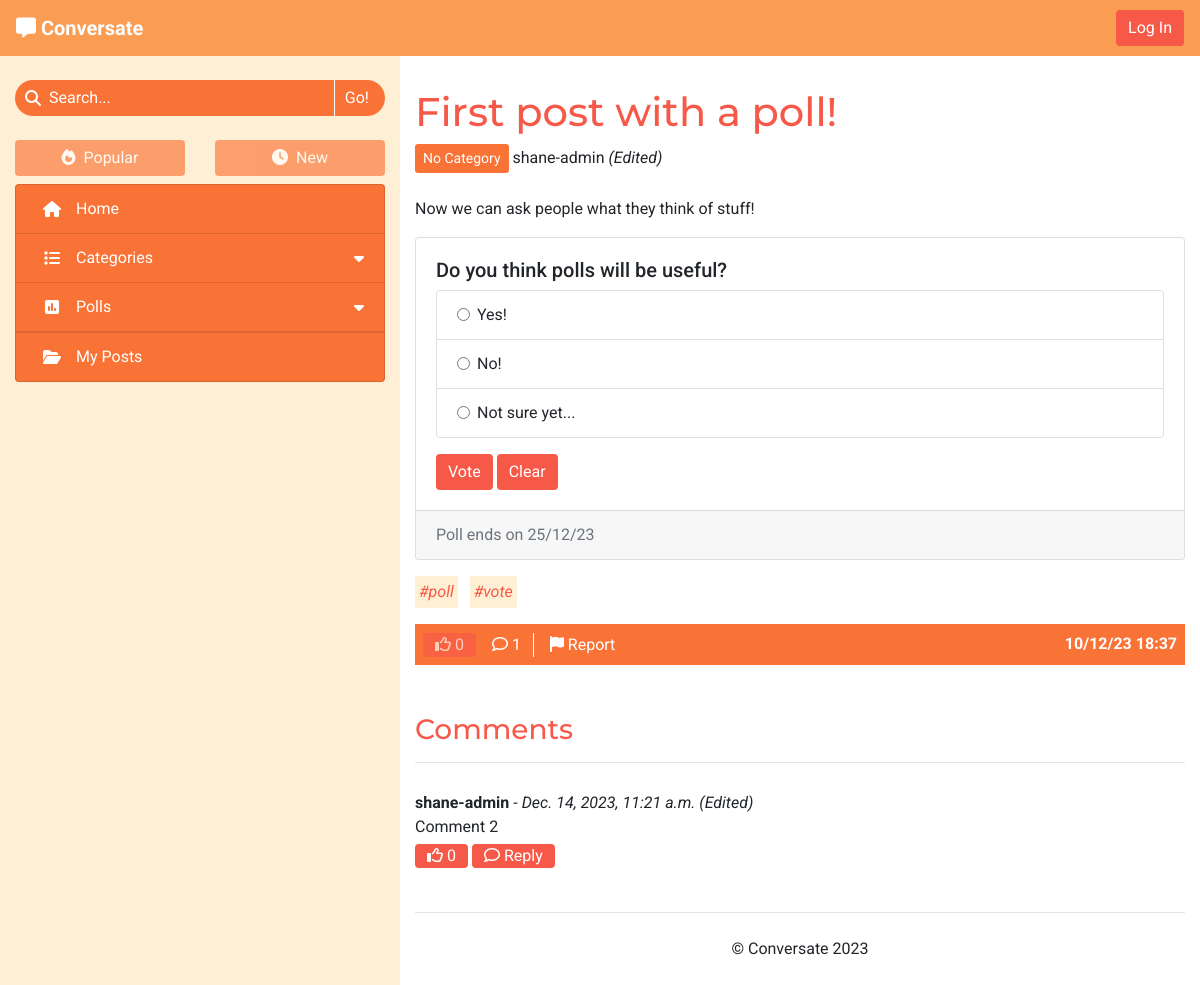
Page /no-category-VKHONUV9-first-post-with-a-poll/ on the committed database.
### forum/models.py (models this page shows, shortened)
class Post(models.Model):
    title = models.CharField(max_length=100)
    slug = models.SlugField(max_length=100, unique=True)
    category = models.ForeignKey(Category, on_delete=models.CASCADE,
                                 related_name='tagged_posts')
    image = CloudinaryField('image', blank=True)
    image_position = models.IntegerField(blank=True, null=True)
    posted_by = models.ForeignKey(User, on_delete=models.CASCADE,
                                  related_name='added_posts')
    posted_on = models.DateTimeField(auto_now_add=True)
    content = models.TextField()
    tags = models.CharField(max_length=200, blank=True)
    edited = models.BooleanField(default=False)
    likes = models.ManyToManyField(User, related_name='post_likes', blank=True)
    approved = models.BooleanField(default=False)
    class Meta:
        ordering = ['-posted_on']
    def number_of_likes(self):
        return self.likes.count()
    def number_of_comments(self):
        return self.comments.count()
    def tag_list(self):
        tags_separate = self.tags.split('#')
        tags_separate.pop(0)
        return tags_separate

class Category(models.Model):
    name = models.CharField(max_length=30, unique=True)
    slug = models.SlugField(max_length=30, unique=True)
    icon = models.CharField(max_length=30, default="fa-tag")
    def __str__(self):
        return self.name
    def number_of_posts(self):
        return self.tagged_posts.count()

class Poll(models.Model):
    title = models.CharField(max_length=200)
    asked_by = models.ForeignKey(User, on_delete=models.CASCADE)
    due_date = models.DateTimeField()
    post = models.OneToOneField(Post, on_delete=models.CASCADE,
                                related_name='poll', blank=True, null=True)
    class Meta:
        ordering = ['-due_date']
    def has_expired(self):
        current_time = datetime.now().timestamp()
        end_time = self.due_date.timestamp()
        return current_time > end_time

class PollAnswer(models.Model):
    body = models.CharField(max_length=100)
    position = models.IntegerField()
    poll = models.ForeignKey(Poll, related_name='answers',
                             on_delete=models.CASCADE)
    votes = models.ManyToManyField(User, related_name='votes')
    class Meta:
        ordering = ['position']

class Comment(models.Model):
    post = models.ForeignKey(Post, on_delete=models.CASCADE,
                             related_name='comments')
    content = models.TextField()
    posted_by = models.ForeignKey(User, on_delete=models.CASCADE,
                                  related_name='added_comments')
    posted_on = models.DateTimeField(auto_now_add=True)
    reply_to = models.ForeignKey('self', on_delete=models.CASCADE,
                                 related_name='replies', blank=True, null=True)
    edited = models.BooleanField(default=False)
    likes = models.ManyToManyField(User, related_name="comment_likes",
                                   blank=True)
    approved = models.BooleanField(default=False)
    class Meta:
        ordering = ['-posted_on']
    def number_of_likes(self):
        return self.likes.count()
    def number_of_replies(self):
        return self.replies.count()

### forum/views.py (the view)
# urls.py: path('<slug:slug>/', views.ViewPost.as_view(), name='view_post'),
class ViewPost(View):
    def get(self, request, slug):
        post = get_object_or_404(Post, slug=slug)
        comments = post.comments.order_by('-posted_on')
        liked = post.likes.filter(id=request.user.id).exists()
        context = get_base_context(request)
        context.update({
            'post': post,
            'comments': comments,
            'liked': liked,
        })
        return render(request, 'post_details.html', context)

### forum/core/categories.py (called while the page is built)
def get_top_categories(limit=CATEGORY_COLLAPSIBLE_LIMIT):
    categories = list(Category.objects
                      .annotate(num_posts=Count('tagged_posts'))
                      .filter(num_posts__gt=0)
                      .order_by('-num_posts'))
    num_categories = len(categories)
    category_none = Category.objects.get(slug='none')
    if category_none in categories:
        categories.remove(category_none)
    return {
        'num_categories': num_categories,
        'top_categories': categories[:limit],
        'has_more_categories': (len(categories) > limit)
    }

### forum/core/content.py (called while the page is built)
def get_base_context(request):
    context = get_top_categories()
    context['disable_sort'] = True
    return context

### forum/templatetags/template_tags.py (called while the page is built)
@register.simple_tag
def poll_status(poll_id, user_id):
    poll = get_object_or_404(Poll, id=int(poll_id))
    answers = list(poll.answers.all())
    for answer in answers:
        if answer.votes.filter(id=user_id).exists():
            return answer.position
    return -1 if poll.has_expired() else 0

### templates/post_details.html (shortened to what this page needs)
{% extends "base.html" %}
{% load static %}
{% load template_tags %}
{% block content %}
    <h1>{{ post.title }}</h1>
    <a class="btn btn-sm category" href="{% url 'categories' post.category.slug %}">{{ post.category }}</a>
    <span>{{ post.posted_by }}
        {% if post.edited %}
            <em>(Edited)</em>
        {% endif %}
    </span>
    <br><br>
    <div id="post-content" class="mb-3">{{ post.content|safe }}</div>
    {% if post.poll %}
        {% poll_status post.poll.id request.user.id as p_status %}
        <div class="card mb-3">
            <div class="card-body">
                <div class="d-flex justify-content-between mb-2">
                    <h5 class="card-title mb-0">{{ post.poll.title }}</h5>
                </div>
                {% if p_status == 0 and post.posted_by != user %}
                    <form method="POST" class="mt-2" action="{% url 'vote_poll' post.poll.id request.path %}">
                        <ul class="list-group">
                            {% for answer in post.poll.answers.all %}
                                <li class="list-group-item">
                                    <div class="form-check">
                                        <input class="form-check-input" type="radio" name="poll-vote" id="answer-{{ answer.position }}"
                                            value="{{ answer.position }}" required>
                                        <label class="form-check-label" for="answer-{{ answer.position }}">
                                            {{ answer.body }}
                                        </label>
                                    </div>
                                </li>
                            {% endfor %}
                        </ul>
                        <div class="mt-3">
                            <input type="submit" class="btn" value="Vote">
                            <input type="reset" class="btn" value="Clear">
                        </div>
                    </form>
                {% endif %}
            </div>
            <div class="card-footer text-muted">
                {% with post.poll.due_date|date:"d/m/y" as end_date %}
                {% if post.poll.has_expired %}Poll ended {{ end_date }}
                {% else %}Poll ends on {{ end_date }}
                {% endif %}
                {% endwith %}
            </div>
        </div>
    {% endif %}
    {% if post.tags %}
        <div id="post-tags">
            {% for tag in post.tag_list %}
                <a class="tag-list-item mr-2 mb-2 p-1 anchor-no-style" href="{% url 'search_tag' tag %}">
                    <em>#{{ tag }}</em>
                </a>
            {% endfor %}
        </div>
    {% endif %}
    <div id="post-footer" class="d-flex justify-content-between mt-2">
        <div class="post-footer-buttons">
            {% if user.is_authenticated %}
            <form class="d-inline" method="POST" action="{% url 'like_post' post.slug %}">
                {% csrf_token %}
                {% if liked %}
                    <button type="submit" class="btn py-0 line-separate" aria-label="Unlike this post">
                        <i class="fa-solid fa-thumbs-up"></i>
                {% else %}
                    <button type="submit" class="btn py-0 line-separate" aria-label="Like this post">
                        <i class="fa-regular fa-thumbs-up"></i>
                {% endif %}
                    {{ post.number_of_likes }}
                </button>
            </form>
            {% else %}
                <span class="btn disabled py-0" aria-disabled="true">
                    <i class="fa-regular fa-thumbs-up"></i>
                    {{ post.number_of_likes }}
                </span>
            {% endif %}
            {% if user.is_authenticated %}
                <a class="btn py-0 line-separate" href="#post-comment" aria-label="Post a comment">
            {% else %}
                <a class="btn py-0 line-separate" href="#comments" aria-label="View the post's comments">
            {% endif %}
                <i class="fa-regular fa-comment"></i>
                {{ post.number_of_comments }}
            </a>
            {% if user == post.posted_by %}
                <a class="btn py-0 line-separate" href="{% url 'edit_post' post.id %}" aria-label="Edit this post">
                    <i class="fa-solid fa-pen"></i>
                    Edit
                </a>
                <button class="btn py-0 trigger-delete-post" aria-label="Delete this post" data-url="{% url 'delete_post' post.slug %}">
                    <i class="fa-solid fa-trash"></i>
                    Delete
                </button>
            {% else %}
                <button class="btn py-0 trigger-report-post" aria-label="Report this post"
                    data-url="{% url 'report_post' post.slug %}">
                    <i class="fa-solid fa-flag"></i>
                    Report
                </button>
            {% endif %}
        </div>
        <div class="center-to-container">
            <strong>{{ post.posted_on|date:"d/m/y G:i" }}</strong>
        </div>
    </div>
    <br>
    <br>
    <div id="comments" class="accordion">
        {% if comments %}
            <h3>Comments</h3>
            <hr>
            {% for comment in comments %}
                {% if comment.reply_to %}
                <div id="comment-{{ comment.id }}" data-timestamp="{{ comment.posted_on.timestamp }}"
                    data-reply-to="{{ comment.reply_to.id }}" class="comment reply ml-3 ml-sm-4 ml-lg-5 py-3 d-none">
                {% else %}
                <div id="comment-{{ comment.id }}" class="comment my-4 py-1">
                {% endif %}
                    <div class="comment-header">
                        <strong>{{ comment.posted_by }}</strong> -
                        <em>{{ comment.posted_on }}
                            {% if comment.edited %}
                                (Edited)
                            {% endif %}
                        </em>
                    </div>
                    <div class="comment-body">
                        <p class="mb-1 comment-text">{{ comment.content }}</p>
                        <form method="POST" class="d-inline" action="{% url 'like_comment' comment.id %}">
                            {% if user in comment.likes.all %}
                            <button type="submit" class="btn btn-small py-0">
                                <i class="fa-solid fa-thumbs-up"></i>
                            {% else %}
                            <button type="submit" class="btn btn-small py-0">
                                <i class="fa-regular fa-thumbs-up"></i>
                            {% endif %}
                                {{ comment.number_of_likes }}
                            </button>
                        </form>
                        <button class="btn btn-small py-0" type="button" data-toggle="collapse"
                            data-target="#reply-toggle-{{ comment.id }}" aria-expanded="false" aria-controls="reply-toggle-{{ comment.id }}">
                            <i class="fa-regular fa-comment"></i>
                            Reply
                        </button>
                    </div>
                </div>
            {% endfor %}
        {% endif %}
    </div>
{% endblock %}

### static/css/style.css (style rules this page uses)
* { font-family: 'Roboto', sans-serif; }
h1, h2, h3 { font-family: 'Montserrat', sans-serif; }
.anchor-no-style, .anchor-no-style:hover { text-decoration: none; }
a, h1, h2, h3 { color: #f75949; }
.btn { background-color: #f75949; border: none; color: white; }
.center-to-container { display: flex; align-items: center; justify-content: center; }
.line-separate { border-radius: 0; border-right: 1px solid white; }
#main-page { background-color: #FFEFD4; }
.category { background-color: #FA7336; color: white; }
#post-footer { background-color: #FA7336; padding: 8px; color: white; }
#post-footer button, #post-footer a { background: none; }
.tag-list-item { display: inline-block; background-color: #FFEFD4; }

### rows in the picture
Post: title "First post with a poll!", category "No Category", posted_by "shane-admin", content "Now we can ask people what they think of stuff!", poll "Do you think polls will be useful?", number_of_likes "0", number_of_comments "1", posted_on "10/12/23 18:37"
PollAnswer: body "Yes!"
PollAnswer: body "No!"
PollAnswer: body "Not sure yet..."
Comment: posted_by "shane-admin", posted_on "Dec. 14, 2023, 11:21 a.m.", edited "(Edited)", content "Comment 2", number_of_likes "0"

### other values in the picture
{{ end_date }} "25/12/23"
{{ tag }} "poll" "vote"
